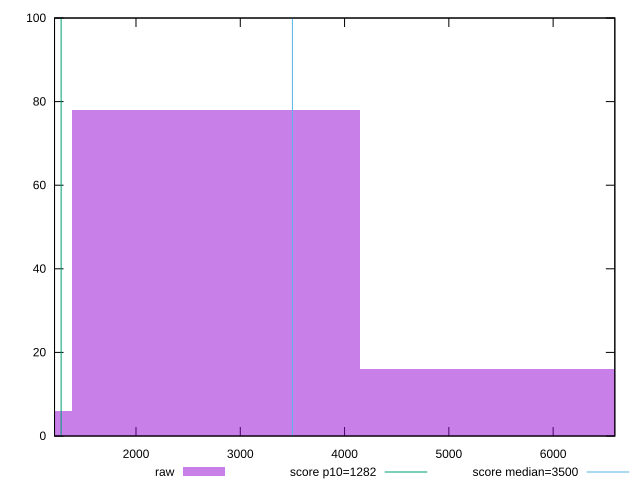

gnuplot code for this plot:
reset

$raw <<EOF
2765.544968807433 78
5531.089937614866 16
0 6
EOF

set key outside below
set boxwidth 2765.544968807433
set xrange [1218.8280000000002:6591.607999999998]
set yrange [0:100]
set trange [0:100]
set style fill transparent solid 0.5 noborder

set parametric
set terminal svg size 640, 490 enhanced background rgb 'white'
set output "report_00014_2021-02-09T15:56:05.503Z/bootup-time/samples/pages/raw/histogram.svg"

plot $raw title "raw" with boxes, \
     1282,t title "score p10=1282", \
     3500,t title "score median=3500"

reset
